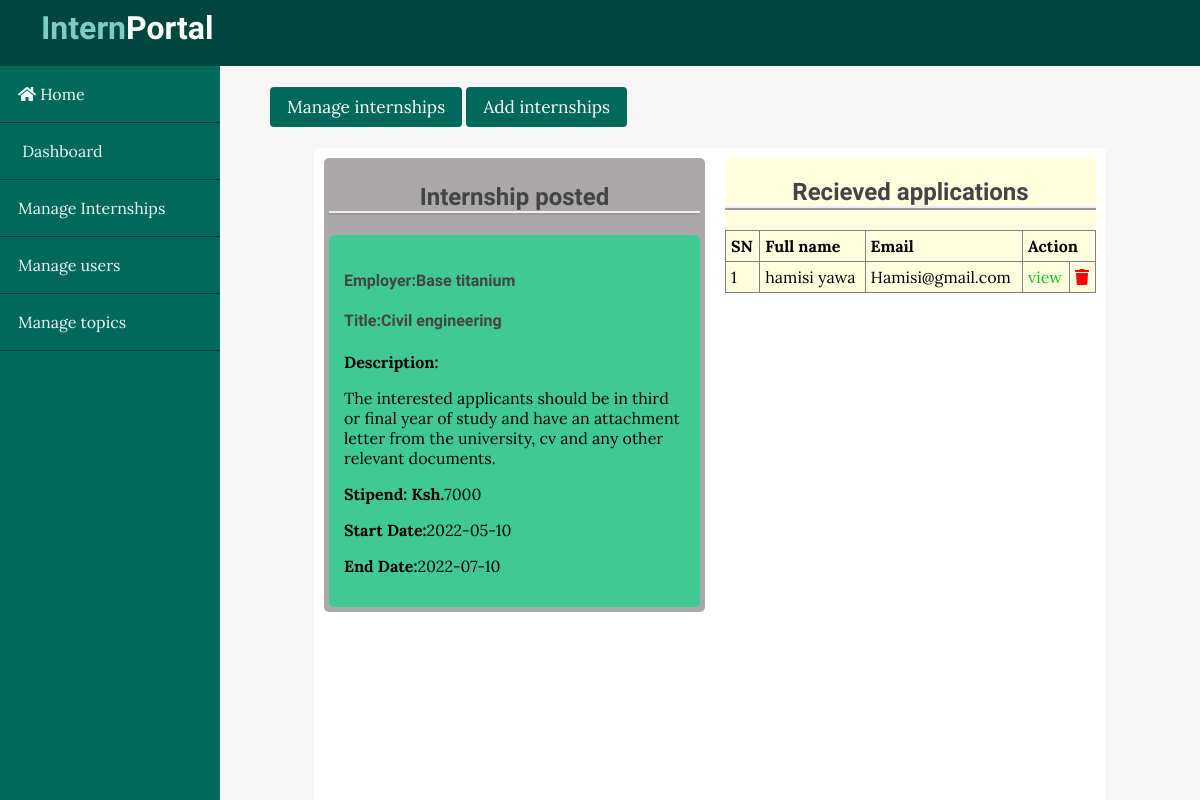
/admin/posts/index.php, run on the app's committed database.
### tables this page shows
CREATE TABLE `posts` (
  `id` int(11) NOT NULL,
  `employer` varchar(100) NOT NULL,
  `title` varchar(100) NOT NULL,
  `description` varchar(250) NOT NULL,
  `stipend` int(50) NOT NULL,
  `start_date` date NOT NULL,
  `end_date` date NOT NULL
);

CREATE TABLE `student_applications` (
  `id` int(11) NOT NULL,
  `full_name` varchar(100) NOT NULL,
  `email` varchar(100) NOT NULL,
  `phone_num` int(50) NOT NULL,
  `employer` varchar(255) NOT NULL,
  `title` varchar(255) NOT NULL,
  `gender` varchar(50) NOT NULL
);

### app/controllers/posts.php (called while the page is built, shortened)
<?php
include(ROOT_PATH . "/app/database/db.php");
$table = 'posts';
$posts = selectAll($table);

### app/database/db.php (called while the page is built, shortened)
<?php
require('connect.php');
function selectAll($table, $conditions = []){
    global $conn;
    $sql = "select * from $table";
    if(empty($conditions)){
        $stmt = $conn->prepare($sql);
        $stmt ->execute();
        $records = $stmt->get_result()->fetch_all(MYSQLI_ASSOC);
        return $records;
    }
}

### app/controllers/application.php (called while the page is built, shortened)
<?php
$table = 'student_applications';
$applications = selectAll($table);

### admin/posts/index.php (the view, shortened to what this page needs)
<?php  include(ROOT_PATH . "/app/controllers/posts.php"); ?>
<?php  include(ROOT_PATH . "/app/controllers/application.php"); ?>
<!DOCTYPE html>
<html lang="en">
<head>
    <link rel="stylesheet" href="https://pro.fontawesome.com/releases/v5.10.0/css/all.css"/>
    <link rel="stylesheet" href="../../assets/css/style.css">
    <link rel="stylesheet" href="../../assets/css/admin.css">
</head>
<body>
    <?php include(ROOT_PATH . "/app/includes/adminHeader.php"); ?>
    <div class="admin-wrapper">
        <?php include(ROOT_PATH . "/app/includes/adminSideBar.php"); ?>
          <div class="admin-content">
             <div class="button-group">
                 <a href="index.php" class="btn btn-big">Manage internships</a>
                 <a href="create.php"class="btn btn-big">Add internships</a>
             </div>
             <div class="content">
                <div class="intern-posted">
                    <h2 class="posted">Internship posted</h2>
                    <?php foreach($posts as $post){ ?>
                       <div class="post application">
                          <h4><strong>Employer:</strong><?php echo $post['employer']; ?></h4>
                          <h4><strong>Title:</strong><?php echo $post['title']; ?></h4>
                          <p><strong>Description:</strong><?php echo html_entity_decode($post['description']); ?></p>
                          <p><strong>Stipend: Ksh.</strong><?php echo $post['stipend']; ?></p>
                          <p><strong>Start Date:</strong><?php echo $post['start_date']; ?></p>
                          <p><strong>End Date:</strong><?php echo $post['end_date']; ?></p>
                      </div>
                    <?php } ?>
                </div>
                <div class="recieved-app">
                    <h2 class="posted">Recieved applications</h2>
                    <table>
                        <thead>
                            <th>SN</th>
                            <th>Full name</th>
                            <th>Email</th>
                            <th colspan="2">Action</th>
                        </thead>
                        <tbody>
                            <?php foreach($applications as $key => $application){ ?>
                              <tr>
                                  <td><?php echo $key + 1; ?></td>
                                  <td><?php echo $application['full_name']; ?></td>
                                  <td><?php echo $application['email']; ?></td>
                                  <td><a href="<?php echo BASE_URL . "/admin/view-app.php"; ?>" class="reply">view</a></td>
                                  <td><a href="index.php?id=<?php echo $application['id']; ?>"><i class="fa fa-trash red" aria-hidden="true"></i></a></td>
                               </tr>
                            <?php } ?>
                        </tbody>
                    </table>
                </div>
             </div>
          </div>
    </div>
</body>
</html>

### assets/css/style.css (style rules this page uses)
* { box-sizing: border-box; }
html,body { height: 100%; padding: 0; margin: 0; background: #f6f6f6; font-family: 'lora' , serif; }
h1, h2, h3, h4, h5, h6 { font-family: 'candal' ,serif; color: #444; }
a { text-decoration: none; color: inherit; }
.btn { padding: .5rem 1rem; background: #00695C; color: white; border: 1px solid transparent; border-radius: .25rem; font-size: 1.08em; font-family: 'lora' , serif; }
.content { width: 90%; margin: 30px auto 30px; }

### assets/css/admin.css (style rules this page uses)
.admin-wrapper { height: calc(100% - 66px); display: flex; }
.admin-wrapper .admin-content { flex: 8; height: 100%; padding: 30px 50px 50px; }
.content { height: 100%; display: flex; border-top-left-radius: 5px; border-top-right-radius: 5px; background: white; overflow-y: scroll; }
.content .intern-posted { flex: 5; margin: 10px; height: max-content; border-radius: 5px; padding: 5px; background: rgb(170, 168, 168); }
.content .recieved-app { flex: 5; margin: 10px; height: 100px; border-top-left-radius: 5px; border-top-right-radius: 5px; background: lightyellow; height: max-content; }
.posted { text-align: center; border-bottom: 4px ridge; }
.post.application { width: 100%; margin-top: 10px; padding: 15px; border-radius: 5px; background: #41c995; }
table { width: 100%; border-collapse: collapse; font-size: 1rem; }
th,td { padding: 5px; text-align: left; border-bottom: 1px solid #636363; }
.reply { color: rgb(20, 192, 20); }
.red { color: red; }
th, td { border: 1px solid grey; }

### data on the page
posts: employer "Base titanium", title "Civil engineering", description "The interested applicants should be in third or final year of study and have an attachment letter from the university, cv and any other relevant documents.", stipend "7000", start_date "2022-05-10", end_date "2022-07-10"
student_applications: full_name "hamisi yawa", email "Hamisi@gmail.com"
